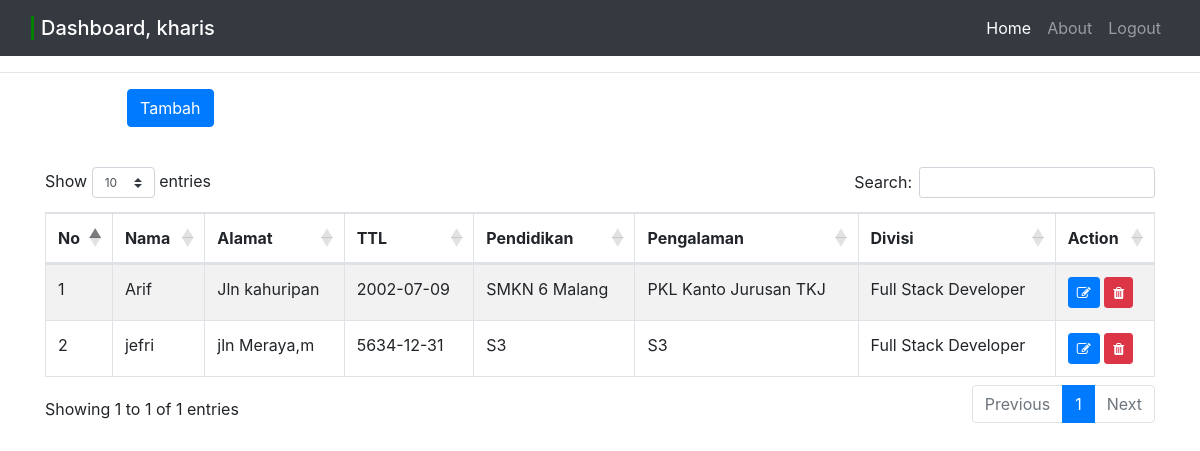
The page /admin/index.php (signed in) on the database its author committed.
### tables this page shows
CREATE TABLE `karyawan` (
  `id` int(11) NOT NULL,
  `nama` varchar(55) NOT NULL,
  `alamat` varchar(55) NOT NULL,
  `tgl` date NOT NULL,
  `pendidikan` varchar(55) NOT NULL,
  `pengalaman` text NOT NULL,
  `id_divisi` int(11) NOT NULL
);

CREATE TABLE `divisi` (
  `id_divisi` int(11) NOT NULL,
  `divisi` varchar(50) NOT NULL
);

### admin/index.php (the view, shortened to what this page needs)
<!DOCTYPE html>
<html lang="en">
<head>
    <link rel="stylesheet" type="text/css" href="https://stackpath.bootstrapcdn.com/font-awesome/4.7.0/css/font-awesome.min.css">
    <link rel="stylesheet" type="text/css" href="https://cdnjs.cloudflare.com/ajax/libs/twitter-bootstrap/4.1.3/css/bootstrap.css">
    <link rel="stylesheet" type="text/css" href="https://cdn.datatables.net/1.10.20/css/dataTables.bootstrap4.min.css">
</head>
<body>
<nav class="navbar navbar-expand-md navbar-dark bg-dark sticky-top">
    <div class="container-fluid">
        <a href="#" class="navbar-brand mb-0 h1"><span style="height: 7px; border-left: 3px solid green; margin-right: 7px"></span>Dashboard, <?php echo $_SESSION['username'] ?></a>
        <div class="collapse navbar-collapse" id="kharisNavbar">
            <ul class="navbar-nav ml-auto">
                <li class="nav-item active">
                    <a href="../home/index.html" class="nav-link">Home</a>
                </li>
                <li class="nav-item">
                    <a href="#about" class="nav-link">About</a>
                </li>
                <li class="nav-item">
                    <a href="logout.php" class="nav-link">Logout</a>
                </li>
            </ul>
        </div>
    </div>
</nav>
<hr>
<p style="padding-left: 127px;">
<button class="btn btn-primary" id="tambahdata" data-toggle="modal" data-target="#exampleModalLong">Tambah</button>
</p>
<br>
<div class="container">
<table class="table table-striped table-bordered" id="data">
    <thead>
    <tr>
        <th>No</th>
        <th>Nama</th>
        <th>Alamat</th>
        <th>TTL</th>
        <th>Pendidikan</th>
        <th>Pengalaman</th>
        <th>Divisi</th>
        <th>Action</th>
    </tr>
    </thead>
    <?php
    include '../koneksi.php';
    $no = 1;
    $data = mysqli_query($koneksi,"SELECT * from karyawan,divisi WHERE karyawan.id_divisi = divisi.id_divisi");
    while($d = mysqli_fetch_array($data)){
        ?>
        <tbody>
        <tr>
            <td><?php echo $no++; ?></td>
            <td><?php echo $d['nama']; ?></td>
            <td><?php echo $d['alamat']; ?></td>
            <td><?php echo $d['tgl']; ?></td>
            <td><?php echo $d['pendidikan']; ?></td>
            <td><?php echo $d['pengalaman']; ?></td>
            <td><?php echo $d['divisi']; ?></td>
            <td><a href="#" data-toggle="modal" data-target="#editmodal<?php echo $d['id'] ?>" class="btn btn-primary btn-sm"><i class="fa fa-edit"></i></a>
            <a href="hapus.php?ris=<?php echo $d['id'] ?>" onclick="return confirm('Apakah anda yakin ingin menghapus?')" class="btn btn-danger btn-sm"><i class="fa fa-trash"></i></a></td>
        </tr>
        </tbody>
    <?php
    }
    ?>
</table>
</div>
</body>
</html>

### rows shown on the page
karyawan: nama "Arif", alamat "Jln kahuripan", tgl "2002-07-09", pendidikan "SMKN 6 Malang", pengalaman "PKL Kanto Jurusan TKJ", id_divisi.divisi "Full Stack Developer"
karyawan: nama "jefri", alamat "jln Meraya,m", tgl "5634-12-31", pendidikan "S3", pengalaman "S3", id_divisi.divisi "Full Stack Developer"

### other values the page prints
$_SESSION['username'] "kharis"
